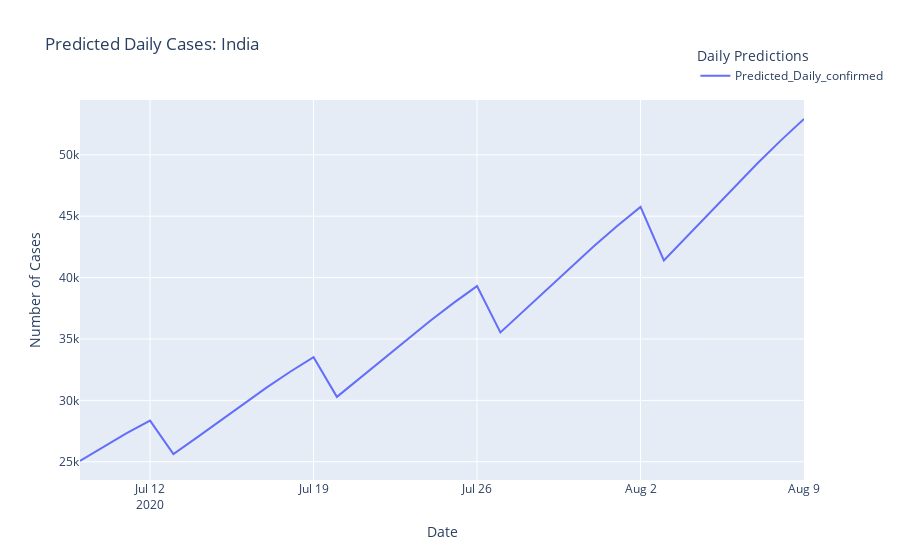

Notebook source saved alongside this figure:
### Code cell
pd.options.plotting.backend = "plotly"
fig = x_pre['Predicted_Daily_confirmed'].plot(title='Predicted Daily Cases: India')
fig.update_layout(yaxis=dict(title='Number of Cases'),
                  legend_title_text='Daily Predictions', legend=dict(x=.85, y=1.15),
                 xaxis = dict(title = 'Date'))

### Figure 1 — Plotly figure (JSON) as saved in the notebook; plotly's stock layout.template omitted (floating-point values rounded to 4 significant figures)
{"data": [{"hovertemplate": "variable=Predicted_Daily_confirmed<br>index=%{x}<br>value=%{y}<extra></extra>", "legendgroup": "Predicted_Daily_confirmed", "line": {"color": "#636efa", "dash": "solid"}, "mode": "lines", "name": "Predicted_Daily_confirmed", "orientation": "v", "showlegend": true, "type": "scatter", "x": ["2020-07-09T00:00:00", "2020-07-10T00:00:00", "2020-07-11T00:00:00", "2020-07-12T00:00:00", "2020-07-13T00:00:00", "2020-07-14T00:00:00", "2020-07-15T00:00:00", "2020-07-16T00:00:00", "2020-07-17T00:00:00", "2020-07-18T00:00:00", "2020-07-19T00:00:00", "2020-07-20T00:00:00", "2020-07-21T00:00:00", "2020-07-22T00:00:00", "2020-07-23T00:00:00", "2020-07-24T00:00:00", "2020-07-25T00:00:00", "2020-07-26T00:00:00", "2020-07-27T00:00:00", "2020-07-28T00:00:00", "2020-07-29T00:00:00", "2020-07-30T00:00:00", "2020-07-31T00:00:00", "2020-08-01T00:00:00", "2020-08-02T00:00:00", "2020-08-03T00:00:00", "2020-08-04T00:00:00", "2020-08-05T00:00:00", "2020-08-06T00:00:00", "2020-08-07T00:00:00", "2020-08-08T00:00:00", "2020-08-09T00:00:00"], "xaxis": "x", "y": [25060.0, 26230.0, 27330.0, 28350.0, 25620.0, 26970.0, 28340.0, 29720.0, 31060.0, 32330.0, 33520.0, 30290.0, 31830.0, 33400.0, 34960.0, 36480.0, 37940.0, 39310.0, 35530.0, 37290.0, 39060.0, 40830.0, 42550.0, 44210.0, 45760.0, 41400.0, 43380.0, 45370.0, 47350.0, 49290.0, 51160.0, 52920.0], "yaxis": "y"}], "layout": {"legend": {"title": {"text": "Daily Predictions"}, "tracegroupgap": 0, "x": 0.85, "y": 1.15}, "title": {"text": "Predicted Daily Cases: India"}, "xaxis": {"anchor": "y", "domain": [0, 1], "title": {"text": "Date"}}, "yaxis": {"anchor": "x", "domain": [0, 1], "title": {"text": "Number of Cases"}}}}
